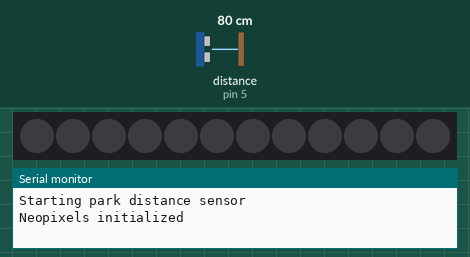
The sketch below on a simulated Arduino Uno, built with avr-gcc and run on an emulated ATmega328P. On the bench: 12 RGB LEDs in strip order, left to right, the last lines printed to the serial monitor. The test bench sets the inputs (shaded band); at power-on: distance to the obstacle (sensor on pin 5) 80 cm. The echo pulse lasts 58.3 µs per cm; dim RGB values are drawn brighter than linear.

Above: at 1.2 s.
1.3 s: distance to the obstacle (sensor on pin 5) set to 2 cm
At 1.52 s:
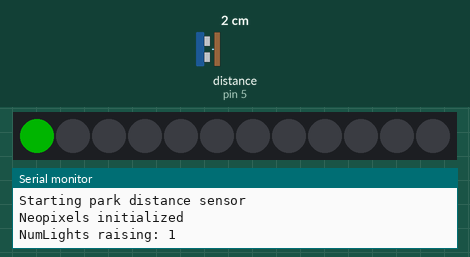
3.3 s: distance to the obstacle (sensor on pin 5) set to 18 cm
At 4.2 s:
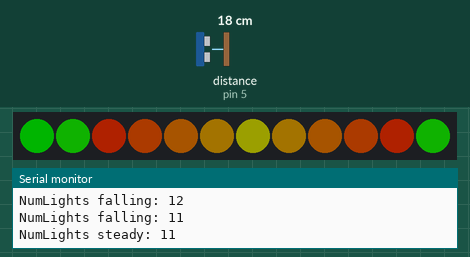
5.0 s: distance to the obstacle (sensor on pin 5) set to 4 cm
At 5.19 s:
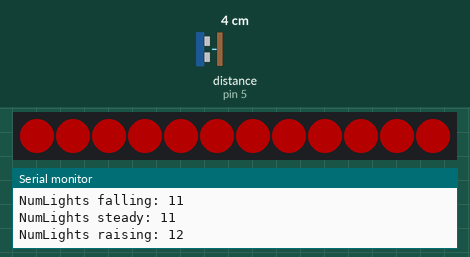

The sketch:

NeoPixel_Parking_Sensor.ino
```cpp
// (licence header left out)
#include <Adafruit_NeoPixel.h>
#include <NewPing.h>

#define NEO_PIN      6  // NeoPixels input pin

#define TRIGGER_PIN  4  // Arduino pin tied to trigger pin on the ultrasonic sensor.
#define ECHO_PIN     5  // Arduino pin tied to echo pin on the ultrasonic sensor.

#define NUMPIXELS      12 // Number of nexpixels in ring/strip
#define MAX_INTESITY   25  // Intesity of leds (in percentage). Remeber more intesity requires more power.

// The maximum rated measuring range for the HC-SR04 is about 400-500cm.
#define IDEAL_DISTANCE 40 // Distance where your car needs to come to a stop (in cm)
#define PANIC_DISTANCE 10 // Min distance where red warning indication should be active (in cm)

#define PARK_OFF_TIMEOUT 10*1000 // Number of milliseconds until turning off light when parked.

Adafruit_NeoPixel pixels = Adafruit_NeoPixel(NUMPIXELS, NEO_PIN, NEO_GRB + NEO_KHZ800);

NewPing sonar(TRIGGER_PIN, ECHO_PIN, IDEAL_DISTANCE*2); // NewPing setup of pins and maximum distance.

unsigned long sendInterval = 5000;  // Send park status at maximum every 5 second.
unsigned long lastSend;

unsigned long blinkInterval = 100;  // blink interval (milliseconds)
unsigned long lastBlinkPeriod;
bool blinkColor = true;

// To make a fading motion on the led ring/tape we only move one pixel/distDebounce time
unsigned long distDebounce = 15;
unsigned long lastDebouncePeriod;

int skipZero = 0;
int numLightPixels = 0;
int measuredDist;
int displayDist;
int newLightPixels;
bool moving = false;
unsigned long standingtime;

void setup() {
  Serial.begin(115200);
  Serial.println("Starting park distance sensor");
  pixels.begin();                                  // Initializing NeoPixel library.
  Serial.println("Neopixels initialized");
}

void loop() {
  unsigned long now = millis();
  measuredDist = (sonar.ping_median() / US_ROUNDTRIP_CM);
  displayDist = min(measuredDist, IDEAL_DISTANCE*2);

  if (displayDist == 0 && skipZero < 10) {         // Try to filter zero readings
    skipZero++;
    return;
  }

  //******************************************************************************************************

  if (now - lastDebouncePeriod > distDebounce) {   // Check if it is time to alter the leds
    lastDebouncePeriod = now;
    if (displayDist == 0) {                        // No reading from sensor, assume no object found
      if (numLightPixels > 0) {
        numLightPixels--;
      } else {
        numLightPixels = 0;
      }
    } else {
      skipZero = 0;
      newLightPixels = NUMPIXELS - (NUMPIXELS * (displayDist - PANIC_DISTANCE) / ((IDEAL_DISTANCE*2) - PANIC_DISTANCE));
      if (newLightPixels > numLightPixels) {          // level raising
        numLightPixels++;
        moving = true;
        Serial.print("NumLights raising: ");
        Serial.println(numLightPixels);
      } else if (newLightPixels < numLightPixels) {   // level lowering
        numLightPixels--;
        moving = true;
        Serial.print("NumLights falling: ");
        Serial.println(numLightPixels);
      } else if (newLightPixels == numLightPixels) {  // level steady
        if (moving) {
          moving = false;
          standingtime = now;
          Serial.print("NumLights steady: ");
          Serial.println(numLightPixels);
        }
      }
    }
  }

  //******************************************************************************************************

  if (!moving && now - standingtime > PARK_OFF_TIMEOUT) {  // no movement? switch off the lights
    for (int i = 0; i < NUMPIXELS; i++) {
      pixels.setPixelColor(i, pixels.Color(0, 0, 0));
    }
    Serial.println("NumLights off");
  }
  else if (numLightPixels >= NUMPIXELS) {                  // too close? intense red blinking
    if (now - lastBlinkPeriod > blinkInterval) {
      blinkColor = !blinkColor;
      lastBlinkPeriod = now;
    }
    for (int i = 0; i < numLightPixels; i++) {
      pixels.setPixelColor(i, pixels.Color(blinkColor ? 255 * MAX_INTESITY / 100 : 0, 0, 0));
    }
  }
  else {
    for (int i = 0; i < numLightPixels; i++) {             // normal procedure for updating leds
      int r = 255 * i / NUMPIXELS;
      int g = 255 - r;
      // pixels.Color takes RGB values, from 0,0,0 up to 255,255,255
      pixels.setPixelColor(i, pixels.Color(r * MAX_INTESITY / 100, g * MAX_INTESITY / 100, 0));
      pixels.setPixelColor(NUMPIXELS - i, pixels.Color(r * MAX_INTESITY / 100, g * MAX_INTESITY / 100, 0));
    }
    if (numLightPixels <= NUMPIXELS / 2) {                 // Turn off the remaining lights
      for (int i = numLightPixels; i <= NUMPIXELS / 2; i++) {
        pixels.setPixelColor(i, pixels.Color(0, 0, 0));
        pixels.setPixelColor(NUMPIXELS - i, pixels.Color(0, 0, 0));
      }
    }
  }
  pixels.show(); // This sends the updated pixel color to the hardware.
}
```

Measured:
- after the input at 1.3 s, the LEDs: change after 0.16 s (image 1)
- after the input at 3.3 s, the LEDs: first differ from a run without the input after 0.29 s (image 2)
- after the input at 5.0 s, the LEDs: change after 0.14 s (image 3)
